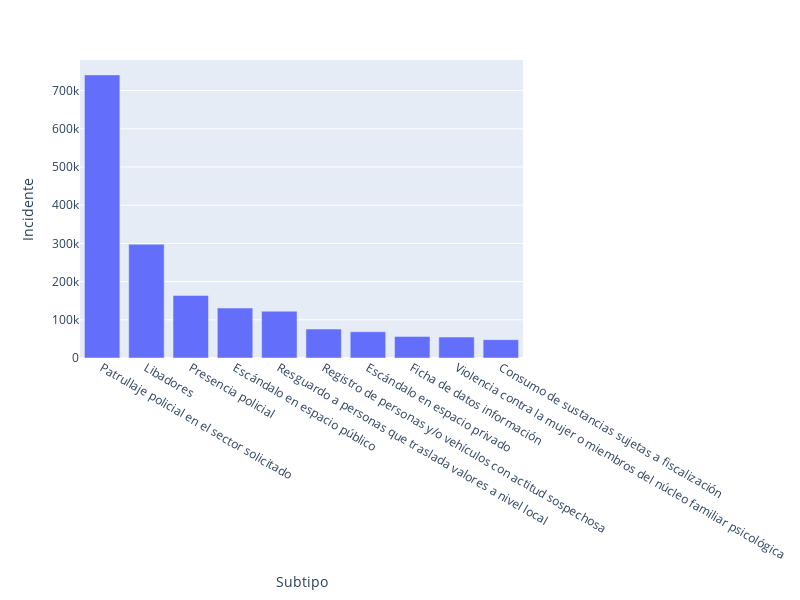

Notebook source saved alongside this figure:
### Code cell
fig = px.bar(data_total_20, x='Subtipo', y='Incidente', width=800, height=600)

length = 30

# overwrite tick labels    
fig.update_layout(
    xaxis = {
     'tickmode': 'array',
     'tickvals': list(range(length)),
     'ticktext': data_total_20['Subtipo'].str.slice().tolist(),
    }
)
fig.show()

### Figure 1 — Plotly figure (JSON) as saved in the notebook; plotly's stock layout.template omitted (floating-point values rounded to 4 significant figures)
{"data": [{"alignmentgroup": "True", "hovertemplate": "Subtipo=%{x}<br>Incidente=%{y}<extra></extra>", "legendgroup": "", "marker": {"color": "#636efa", "pattern": {"shape": ""}}, "name": "", "offsetgroup": "", "orientation": "v", "showlegend": false, "textposition": "auto", "type": "bar", "x": ["Patrullaje policial en el sector solicitado", "Libadores", "Presencia policial", "Escándalo en espacio público", "Resguardo a personas que traslada valores a nivel local", "Registro de personas y/o vehículos con actitud sospechosa", "Escándalo en espacio privado", "Ficha de datos información", "Violencia contra la mujer o miembros del núcleo familiar psicológica", "Consumo de sustancias sujetas a fiscalización"], "xaxis": "x", "y": [740902, 297751, 163761, 130721, 122482, 75693, 68858, 56427, 54916, 47989], "yaxis": "y"}], "layout": {"barmode": "relative", "height": 600, "legend": {"tracegroupgap": 0}, "margin": {"t": 60}, "width": 800, "xaxis": {"anchor": "y", "autorange": true, "domain": [0, 1], "range": [-0.5, 9.5], "tickmode": "array", "ticktext": ["Patrullaje policial en el sector solicitado", "Libadores", "Presencia policial", "Escándalo en espacio público", "Resguardo a personas que traslada valores a nivel local", "Registro de personas y/o vehículos con actitud sospechosa", "Escándalo en espacio privado", "Ficha de datos información", "Violencia contra la mujer o miembros del núcleo familiar psicológica", "Consumo de sustancias sujetas a fiscalización"], "tickvals": [0, 1, 2, 3, 4, 5, 6, 7, 8, 9, 10, 11, 12, 13, 14, 15, 16, 17, 18, 19, 20, 21, 22, 23, 24, 25, 26, 27, 28, 29], "title": {"text": "Subtipo"}, "type": "category"}, "yaxis": {"anchor": "x", "autorange": true, "domain": [0, 1], "range": [0, 779900.0], "title": {"text": "Incidente"}, "type": "linear"}}}
